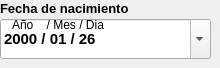
                    <widget class="QFrame" name="espacio_fecha_nacimiento">
                     <property name="minimumSize">
                      <size>
                       <width>200</width>
                       <height>0</height>
                      </size>
                     </property>
                     <property name="styleSheet">
                      <string/>
                     </property>
                     <widget class="QLabel" name="label_cedula_2">
                      <property name="geometry">
                       <rect>
                        <x>0</x>
                        <y>0</y>
                        <width>134</width>
                        <height>16</height>
                       </rect>
                      </property>
                      <property name="font">
                       <font>
                        <family>Arial</family>
                        <pointsize>10</pointsize>
                        <weight>75</weight>
                        <italic>false</italic>
                        <bold>true</bold>
                       </font>
                      </property>
                      <property name="styleSheet">
                       <string notr="true"/>
                      </property>
                      <property name="text">
                       <string>Fecha de nacimiento</string>
                      </property>
                      <property name="scaledContents">
                       <bool>false</bool>
                      </property>
                     </widget>
                     <widget class="QDateEdit" name="dateedit_fecha_nacimiento">
                      <property name="geometry">
                       <rect>
                        <x>0</x>
                        <y>19</y>
                        <width>211</width>
                        <height>40</height>
                       </rect>
                      </property>
                      <property name="minimumSize">
                       <size>
                        <width>0</width>
                        <height>40</height>
                       </size>
                      </property>
                      <property name="font">
                       <font>
                        <family>Arial</family>
                        <pointsize>11</pointsize>
                        <weight>75</weight>
                        <italic>false</italic>
                        <bold>true</bold>
                       </font>
                      </property>
                      <property name="toolTip">
                       <string>Año/Mes/Dia</string>
                      </property>
                      <property name="styleSheet">
                       <string notr="true"/>
                      </property>
                      <property name="wrapping">
                       <bool>false</bool>
                      </property>
                      <property name="frame">
                       <bool>true</bool>
                      </property>
                      <property name="accelerated">
                       <bool>true</bool>
                      </property>
                      <property name="keyboardTracking">
                       <bool>true</bool>
                      </property>
                      <property name="showGroupSeparator" stdset="0">
                       <bool>true</bool>
                      </property>
                      <property name="currentSection">
                       <enum>QDateTimeEdit::YearSection</enum>
                      </property>
                      <property name="displayFormat">
                       <string>yyyy / MM / dd</string>
                      </property>
                      <property name="calendarPopup">
                       <bool>true</bool>
                      </property>
                      <property name="currentSectionIndex">
                       <number>0</number>
                      </property>
                      <property name="date">
                       <date>
                        <year>2000</year>
                        <month>1</month>
                        <day>26</day>
                       </date>
                      </property>
                     </widget>
                     <widget class="QLabel" name="label_6">
                      <property name="geometry">
                       <rect>
                        <x>12</x>
                        <y>17</y>
                        <width>101</width>
                        <height>16</height>
                       </rect>
                      </property>
                      <property name="styleSheet">
                       <string notr="true"/>
                      </property>
                      <property name="text">
                       <string>Año    / Mes / Dia</string>
                      </property>
                     </widget>
                    </widget>
